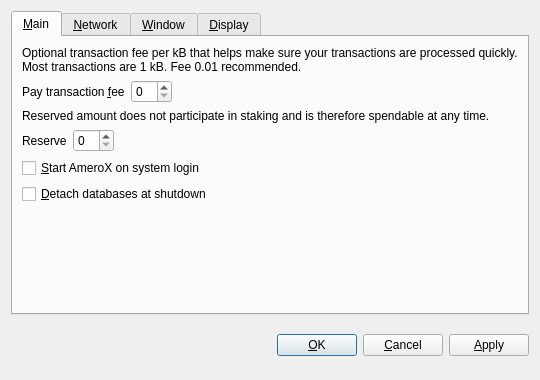
<?xml version="1.0" encoding="UTF-8"?>
<ui version="4.0">
 <class>OptionsDialog</class>
 <widget class="QDialog" name="OptionsDialog">
  <property name="geometry">
   <rect>
    <x>0</x>
    <y>0</y>
    <width>540</width>
    <height>380</height>
   </rect>
  </property>
  <property name="windowTitle">
   <string>Options</string>
  </property>
  <property name="modal">
   <bool>true</bool>
  </property>
  <layout class="QVBoxLayout" name="verticalLayout">
   <item>
    <widget class="QTabWidget" name="tabWidget">
     <property name="tabPosition">
      <enum>QTabWidget::North</enum>
     </property>
     <property name="currentIndex">
      <number>0</number>
     </property>
     <widget class="QWidget" name="tabMain">
      <attribute name="title">
       <string>&amp;Main</string>
      </attribute>
      <layout class="QVBoxLayout" name="verticalLayout_Main">
       <item>
        <widget class="QLabel" name="transactionFeeInfoLabel">
         <property name="text">
          <string>Optional transaction fee per kB that helps make sure your transactions are processed quickly. Most transactions are 1 kB. Fee 0.01 recommended.</string>
         </property>
         <property name="textFormat">
          <enum>Qt::PlainText</enum>
         </property>
         <property name="wordWrap">
          <bool>true</bool>
         </property>
        </widget>
       </item>
       <item>
        <layout class="QHBoxLayout" name="horizontalLayoutFee">
         <item>
          <widget class="QLabel" name="transactionFeeLabel">
           <property name="text">
            <string>Pay transaction &amp;fee</string>
           </property>
           <property name="textFormat">
            <enum>Qt::PlainText</enum>
           </property>
           <property name="buddy">
            <cstring>transactionFee</cstring>
           </property>
          </widget>
         </item>
         <item>
          <widget class="BitcoinAmountField" name="transactionFee"/>
         </item>
         <item>
          <spacer name="horizontalSpacerFee">
           <property name="orientation">
            <enum>Qt::Horizontal</enum>
           </property>
           <property name="sizeHint" stdset="0">
            <size>
             <width>40</width>
             <height>20</height>
            </size>
           </property>
          </spacer>
         </item>
        </layout>
       </item>
       <item>
        <widget class="QLabel" name="reserveBalanceInfoLabel">
         <property name="text">
          <string>Reserved amount does not participate in staking and is therefore spendable at any time.</string>
         </property>
         <property name="textFormat">
          <enum>Qt::PlainText</enum>
         </property>
         <property name="wordWrap">
          <bool>true</bool>
         </property>
        </widget>
       </item>
       <item>
        <layout class="QHBoxLayout" name="horizontalLayoutReserveBalance">
         <item>
          <widget class="QLabel" name="reserveBalanceLabel">
           <property name="text">
            <string>Reserve</string>
           </property>
           <property name="textFormat">
            <enum>Qt::PlainText</enum>
           </property>
           <property name="buddy">
            <cstring>reserveBalance</cstring>
           </property>
          </widget>
         </item>
         <item>
          <widget class="BitcoinAmountField" name="reserveBalance"/>
         </item>
         <item>
          <spacer name="horizontalSpacerReserveBalance">
           <property name="orientation">
            <enum>Qt::Horizontal</enum>
           </property>
           <property name="sizeHint" stdset="0">
            <size>
             <width>40</width>
             <height>20</height>
            </size>
           </property>
          </spacer>
         </item>
        </layout>
       </item>
       <item>
        <widget class="QCheckBox" name="bitcoinAtStartup">
         <property name="toolTip">
          <string>Automatically start AmeroX after logging in to the system.</string>
         </property>
         <property name="text">
          <string>&amp;Start AmeroX on system login</string>
         </property>
        </widget>
       </item>
       <item>
        <widget class="QCheckBox" name="detachDatabases">
         <property name="toolTip">
          <string>Detach block and address databases at shutdown. This means they can be moved to another data directory, but it slows down shutdown. The wallet is always detached.</string>
         </property>
         <property name="text">
          <string>&amp;Detach databases at shutdown</string>
         </property>
        </widget>
       </item>
       <item>
        <spacer name="verticalSpacer_Main">
         <property name="orientation">
          <enum>Qt::Vertical</enum>
         </property>
         <property name="sizeHint" stdset="0">
          <size>
           <width>20</width>
           <height>40</height>
          </size>
         </property>
        </spacer>
       </item>
      </layout>
     </widget>
     <widget class="QWidget" name="tabNetwork">
      <attribute name="title">
       <string>&amp;Network</string>
      </attribute>
      <layout class="QVBoxLayout" name="verticalLayout_Network">
       <item>
        <widget class="QCheckBox" name="mapPortUpnp">
         <property name="toolTip">
          <string>Automatically open the AmeroX client port on the router. This only works when your router supports UPnP and it is enabled.</string>
         </property>
         <property name="text">
          <string>Map port using &amp;UPnP</string>
         </property>
        </widget>
       </item>
       <item>
        <widget class="QCheckBox" name="connectSocks">
         <property name="toolTip">
          <string>Connect to the AmeroX network through a SOCKS proxy (e.g. when connecting through Tor).</string>
         </property>
         <property name="text">
          <string>&amp;Connect through SOCKS proxy:</string>
         </property>
        </widget>
       </item>
       <item>
        <layout class="QHBoxLayout" name="horizontalLayout_Network">
         <item>
          <widget class="QLabel" name="proxyIpLabel">
           <property name="text">
            <string>Proxy &amp;IP:</string>
           </property>
           <property name="textFormat">
            <enum>Qt::PlainText</enum>
           </property>
           <property name="buddy">
            <cstring>proxyIp</cstring>
           </property>
          </widget>
         </item>
         <item>
          <widget class="QValidatedLineEdit" name="proxyIp">
           <property name="maximumSize">
            <size>
             <width>140</width>
             <height>16777215</height>
            </size>
           </property>
           <property name="toolTip">
            <string>IP address of the proxy (e.g. 127.0.0.1)</string>
           </property>
          </widget>
         </item>
         <item>
          <widget class="QLabel" name="proxyPortLabel">
           <property name="text">
            <string>&amp;Port:</string>
           </property>
           <property name="textFormat">
            <enum>Qt::PlainText</enum>
           </property>
           <property name="buddy">
            <cstring>proxyPort</cstring>
           </property>
          </widget>
         </item>
         <item>
          <widget class="QLineEdit" name="proxyPort">
           <property name="maximumSize">
            <size>
             <width>55</width>
             <height>16777215</height>
            </size>
           </property>
           <property name="toolTip">
            <string>Port of the proxy (e.g. 9050)</string>
           </property>
          </widget>
         </item>
         <item>
          <widget class="QLabel" name="socksVersionLabel">
           <property name="text">
            <string>SOCKS &amp;Version:</string>
           </property>
           <property name="textFormat">
            <enum>Qt::PlainText</enum>
           </property>
           <property name="buddy">
            <cstring>socksVersion</cstring>
           </property>
          </widget>
         </item>
         <item>
          <widget class="QValueComboBox" name="socksVersion">
           <property name="toolTip">
            <string>SOCKS version of the proxy (e.g. 5)</string>
           </property>
          </widget>
         </item>
         <item>
          <spacer name="horizontalSpacer_Network">
           <property name="orientation">
            <enum>Qt::Horizontal</enum>
           </property>
           <property name="sizeHint" stdset="0">
            <size>
             <width>40</width>
             <height>20</height>
            </size>
           </property>
          </spacer>
         </item>
        </layout>
       </item>
       <item>
        <spacer name="verticalSpacer_Network">
         <property name="orientation">
          <enum>Qt::Vertical</enum>
         </property>
         <property name="sizeHint" stdset="0">
          <size>
           <width>20</width>
           <height>40</height>
          </size>
         </property>
        </spacer>
       </item>
      </layout>
     </widget>
     <widget class="QWidget" name="tabWindow">
      <attribute name="title">
       <string>&amp;Window</string>
      </attribute>
      <layout class="QVBoxLayout" name="verticalLayout_Window">
       <item>
        <widget class="QCheckBox" name="minimizeToTray">
         <property name="toolTip">
          <string>Show only a tray icon after minimizing the window.</string>
         </property>
         <property name="text">
          <string>&amp;Minimize to the tray instead of the taskbar</string>
         </property>
        </widget>
       </item>
       <item>
        <widget class="QCheckBox" name="minimizeOnClose">
         <property name="toolTip">
          <string>Minimize instead of exit the application when the window is closed. When this option is enabled, the application will be closed only after selecting Quit in the menu.</string>
         </property>
         <property name="text">
          <string>M&amp;inimize on close</string>
         </property>
        </widget>
       </item>
       <item>
        <spacer name="verticalSpacer_Window">
         <property name="orientation">
          <enum>Qt::Vertical</enum>
         </property>
         <property name="sizeHint" stdset="0">
          <size>
           <width>20</width>
           <height>40</height>
          </size>
         </property>
        </spacer>
       </item>
      </layout>
     </widget>
     <widget class="QWidget" name="tabDisplay">
      <attribute name="title">
       <string>&amp;Display</string>
      </attribute>
      <layout class="QVBoxLayout" name="verticalLayout_Display">
       <item>
        <layout class="QHBoxLayout" name="horizontalLayout_1_Display">
         <item>
          <widget class="QLabel" name="langLabel">
           <property name="text">
            <string>User Interface &amp;language:</string>
           </property>
           <property name="textFormat">
            <enum>Qt::PlainText</enum>
           </property>
           <property name="buddy">
            <cstring>lang</cstring>
           </property>
          </widget>
         </item>
         <item>
          <widget class="QValueComboBox" name="lang">
           <property name="toolTip">
            <string>The user interface language can be set here. This setting will take effect after restarting AmeroX.</string>
           </property>
          </widget>
         </item>
        </layout>
       </item>
       <item>
        <layout class="QHBoxLayout" name="horizontalLayout_2_Display">
         <item>
          <widget class="QLabel" name="unitLabel">
           <property name="text">
            <string>&amp;Unit to show amounts in:</string>
           </property>
           <property name="textFormat">
            <enum>Qt::PlainText</enum>
           </property>
           <property name="buddy">
            <cstring>unit</cstring>
           </property>
          </widget>
         </item>
         <item>
          <widget class="QValueComboBox" name="unit">
           <property name="toolTip">
            <string>Choose the default subdivision unit to show in the interface and when sending coins.</string>
           </property>
          </widget>
         </item>
        </layout>
       </item>
       <item>
        <widget class="QCheckBox" name="displayAddresses">
         <property name="toolTip">
          <string>Whether to show AmeroX addresses in the transaction list or not.</string>
         </property>
         <property name="text">
          <string>&amp;Display addresses in transaction list</string>
         </property>
        </widget>
       </item>
       <item>
        <widget class="QCheckBox" name="coinControlFeatures">
         <property name="toolTip">
          <string>Whether to show coin control features or not.</string>
         </property>
         <property name="text">
          <string>Display coin &amp;control features (experts only!)</string>
         </property>
        </widget>
       </item>
       <item>
        <spacer name="verticalSpacer_Display">
         <property name="orientation">
          <enum>Qt::Vertical</enum>
         </property>
         <property name="sizeHint" stdset="0">
          <size>
           <width>20</width>
           <height>40</height>
          </size>
         </property>
        </spacer>
       </item>
      </layout>
     </widget>
    </widget>
   </item>
   <item>
    <layout class="QHBoxLayout" name="horizontalLayout_Buttons">
     <item>
      <spacer name="horizontalSpacer_1">
       <property name="orientation">
        <enum>Qt::Horizontal</enum>
       </property>
       <property name="sizeHint" stdset="0">
        <size>
         <width>40</width>
         <height>48</height>
        </size>
       </property>
      </spacer>
     </item>
     <item>
      <widget class="QLabel" name="statusLabel">
       <property name="font">
        <font>
         <weight>75</weight>
         <bold>true</bold>
        </font>
       </property>
       <property name="text">
        <string/>
       </property>
       <property name="textFormat">
        <enum>Qt::PlainText</enum>
       </property>
       <property name="wordWrap">
        <bool>true</bool>
       </property>
      </widget>
     </item>
     <item>
      <spacer name="horizontalSpacer_2">
       <property name="orientation">
        <enum>Qt::Horizontal</enum>
       </property>
       <property name="sizeHint" stdset="0">
        <size>
         <width>40</width>
         <height>48</height>
        </size>
       </property>
      </spacer>
     </item>
     <item>
      <widget class="QPushButton" name="okButton">
       <property name="text">
        <string>&amp;OK</string>
       </property>
      </widget>
     </item>
     <item>
      <widget class="QPushButton" name="cancelButton">
       <property name="text">
        <string>&amp;Cancel</string>
       </property>
       <property name="autoDefault">
        <bool>false</bool>
       </property>
      </widget>
     </item>
     <item>
      <widget class="QPushButton" name="applyButton">
       <property name="text">
        <string>&amp;Apply</string>
       </property>
       <property name="autoDefault">
        <bool>false</bool>
       </property>
      </widget>
     </item>
    </layout>
   </item>
  </layout>
 </widget>
 <customwidgets>
  <customwidget>
   <class>BitcoinAmountField</class>
   <extends>QSpinBox</extends>
   <header>bitcoinamountfield.h</header>
  </customwidget>
  <customwidget>
   <class>QValueComboBox</class>
   <extends>QComboBox</extends>
   <header>qvaluecombobox.h</header>
  </customwidget>
  <customwidget>
   <class>QValidatedLineEdit</class>
   <extends>QLineEdit</extends>
   <header>qvalidatedlineedit.h</header>
  </customwidget>
 </customwidgets>
 <resources/>
 <connections/>
</ui>
